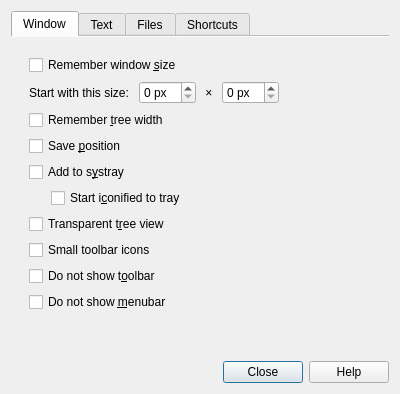
<?xml version="1.0" encoding="UTF-8"?>
<ui version="4.0">
 <class>FeatherNotes::PrefDialog</class>
 <widget class="QDialog" name="prefDialog">
  <property name="geometry">
   <rect>
    <x>0</x>
    <y>0</y>
    <width>400</width>
    <height>386</height>
   </rect>
  </property>
  <property name="windowTitle">
   <string>Preferences</string>
  </property>
  <layout class="QVBoxLayout" name="verticalLayout">
   <item>
    <widget class="QTabWidget" name="tabWidget">
     <property name="currentIndex">
      <number>0</number>
     </property>
     <property name="documentMode">
      <bool>true</bool>
     </property>
     <widget class="QWidget" name="tab">
      <attribute name="title">
       <string>Window</string>
      </attribute>
      <layout class="QVBoxLayout" name="verticalLayout_1">
       <item>
        <widget class="QFrame" name="windowBox">
         <layout class="QVBoxLayout" name="verticalLayout_2">
          <item>
           <widget class="QCheckBox" name="winSizeBox">
            <property name="toolTip">
             <string>Saves window size after closing
this dialog and also on exit.

Uncheck to set a fixed size!</string>
            </property>
            <property name="text">
             <string>Remember window &amp;size</string>
            </property>
           </widget>
          </item>
          <item>
           <layout class="QHBoxLayout" name="horizontalLayout">
            <item>
             <widget class="QLabel" name="winLabel">
              <property name="text">
               <string>Start with this size: </string>
              </property>
             </widget>
            </item>
            <item>
             <widget class="QSpinBox" name="winSpinX">
              <property name="suffix">
               <string> px</string>
              </property>
             </widget>
            </item>
            <item>
             <widget class="QLabel" name="winXLabel">
              <property name="text">
               <string notr="true"> × </string>
              </property>
             </widget>
            </item>
            <item>
             <widget class="QSpinBox" name="winSpinY">
              <property name="suffix">
               <string> px</string>
              </property>
             </widget>
            </item>
            <item>
             <spacer name="horizontalSpacer">
              <property name="orientation">
               <enum>Qt::Horizontal</enum>
              </property>
              <property name="sizeType">
               <enum>QSizePolicy::MinimumExpanding</enum>
              </property>
              <property name="sizeHint" stdset="0">
               <size>
                <width>5</width>
                <height>5</height>
               </size>
              </property>
             </spacer>
            </item>
           </layout>
          </item>
          <item>
           <widget class="QCheckBox" name="splitterSizeBox">
            <property name="toolTip">
             <string>Saves tree width after closing
this dialog and also on exit.

Uncheck for a width ratio of 170/530.</string>
            </property>
            <property name="text">
             <string>Remember &amp;tree width</string>
            </property>
           </widget>
          </item>
          <item>
           <widget class="QCheckBox" name="positionBox">
            <property name="toolTip">
             <string>Saves position after closing
this dialog and also on exit.

This may not work correctly
with some window managers.</string>
            </property>
            <property name="text">
             <string>Save &amp;position</string>
            </property>
           </widget>
          </item>
          <item>
           <widget class="QCheckBox" name="hasTrayBox">
            <property name="toolTip">
             <string>Decides whether a systray icon should be used.
If checked, the titlebar close button iconifies
the window to the systray instead of quitting.

Needs restarting of FeatherNotes to take effect.</string>
            </property>
            <property name="text">
             <string>Add to s&amp;ystray</string>
            </property>
           </widget>
          </item>
          <item>
           <layout class="QHBoxLayout" name="horizontalLayout_1">
            <item>
             <spacer name="horizontalSpacer_1">
              <property name="orientation">
               <enum>Qt::Horizontal</enum>
              </property>
              <property name="sizeType">
               <enum>QSizePolicy::Fixed</enum>
              </property>
              <property name="sizeHint" stdset="0">
               <size>
                <width>22</width>
                <height>5</height>
               </size>
              </property>
             </spacer>
            </item>
            <item>
             <widget class="QCheckBox" name="minTrayBox">
              <property name="toolTip">
               <string>The command line option --tray
can be used instead of this.</string>
              </property>
              <property name="text">
               <string>Start i&amp;conified to tray</string>
              </property>
             </widget>
            </item>
           </layout>
          </item>
          <item>
           <widget class="QCheckBox" name="transparentTree">
            <property name="toolTip">
             <string>Merge the tree view with its surroundings?</string>
            </property>
            <property name="text">
             <string>Transparent t&amp;ree view</string>
            </property>
           </widget>
          </item>
          <item>
           <widget class="QCheckBox" name="smallToolbarIcons">
            <property name="toolTip">
             <string>By default, the active widget style determines
the size of toolbar icons.</string>
            </property>
            <property name="text">
             <string>Small toolbar icons</string>
            </property>
           </widget>
          </item>
          <item>
           <widget class="QCheckBox" name="noToolbar">
            <property name="text">
             <string>Do not show t&amp;oolbar</string>
            </property>
           </widget>
          </item>
          <item>
           <widget class="QCheckBox" name="noMenubar">
            <property name="toolTip">
             <string>If the menubar is hidden,
a menu button appears on the toolbar.</string>
            </property>
            <property name="text">
             <string>Do not show &amp;menubar</string>
            </property>
           </widget>
          </item>
         </layout>
        </widget>
       </item>
       <item>
        <spacer name="verticalSpacer">
         <property name="orientation">
          <enum>Qt::Vertical</enum>
         </property>
         <property name="sizeType">
          <enum>QSizePolicy::MinimumExpanding</enum>
         </property>
         <property name="sizeHint" stdset="0">
          <size>
           <width>5</width>
           <height>1</height>
          </size>
         </property>
        </spacer>
       </item>
      </layout>
     </widget>
     <widget class="QWidget" name="tab_2">
      <attribute name="title">
       <string>Text</string>
      </attribute>
      <layout class="QVBoxLayout" name="verticalLayout_3">
       <item>
        <widget class="QFrame" name="textBox">
         <layout class="QVBoxLayout" name="verticalLayout_4">
          <item>
           <widget class="QCheckBox" name="wrapBox">
            <property name="text">
             <string>&amp;Wrap lines by default</string>
            </property>
           </widget>
          </item>
          <item>
           <widget class="QCheckBox" name="indentBox">
            <property name="text">
             <string>Auto-&amp;indent by default</string>
            </property>
           </widget>
          </item>
          <item>
           <widget class="QCheckBox" name="autoBracketBox">
            <property name="toolTip">
             <string>This covers parentheses, braces, brackets and quotes.

Needs restarting of FeatherNotes to take effect.</string>
            </property>
            <property name="text">
             <string>Auto-&amp;bracket</string>
            </property>
           </widget>
          </item>
          <item>
           <widget class="QCheckBox" name="autoReplaceBox">
            <property name="toolTip">
             <string>A triple period is replaced with an ellipsis,
a double hyphen with a long dash, etc. while
the user is typing and under proper circumstances.</string>
            </property>
            <property name="text">
             <string>&amp;Replace some characters while typing</string>
            </property>
           </widget>
          </item>
          <item>
           <layout class="QHBoxLayout" name="horizontalLayout_2">
            <item>
             <widget class="QLabel" name="dateLabel">
              <property name="toolTip">
               <string>Used for pasting the date and time.
Leave empty for the system default.

Takes effect after closing this dialog.</string>
              </property>
              <property name="text">
               <string>Date and time format:</string>
              </property>
             </widget>
            </item>
            <item>
             <widget class="QLineEdit" name="dateEdit">
              <property name="toolTip">
               <string>Used for pasting the date and time.
Leave empty for the system default.

Takes effect after closing this dialog.</string>
              </property>
              <property name="clearButtonEnabled">
               <bool>true</bool>
              </property>
             </widget>
            </item>
           </layout>
          </item>
          <item>
           <layout class="QHBoxLayout" name="horizontalLayout_3">
            <item>
             <widget class="QCheckBox" name="autoSaveBox">
              <property name="text">
               <string>&amp;Auto-save every</string>
              </property>
             </widget>
            </item>
            <item>
             <widget class="QSpinBox" name="autoSaveSpinBox">
              <property name="suffix">
               <string> minute(s)</string>
              </property>
              <property name="minimum">
               <number>1</number>
              </property>
              <property name="maximum">
               <number>60</number>
              </property>
              <property name="value">
               <number>5</number>
              </property>
             </widget>
            </item>
            <item>
             <spacer name="horizontalSpacer_2">
              <property name="orientation">
               <enum>Qt::Horizontal</enum>
              </property>
              <property name="sizeType">
               <enum>QSizePolicy::MinimumExpanding</enum>
              </property>
              <property name="sizeHint" stdset="0">
               <size>
                <width>5</width>
                <height>5</height>
               </size>
              </property>
             </spacer>
            </item>
           </layout>
          </item>
          <item>
           <widget class="QCheckBox" name="exitSaveBox">
            <property name="toolTip">
             <string>If this option is checked, the opened document will
be saved on exiting without prompt and without
showing a warning if saving is not possible.</string>
            </property>
            <property name="text">
             <string>Save opened document on exiting</string>
            </property>
           </widget>
          </item>
          <item>
           <spacer name="verticalSpacer_1">
            <property name="orientation">
             <enum>Qt::Vertical</enum>
            </property>
            <property name="sizeType">
             <enum>QSizePolicy::Fixed</enum>
            </property>
            <property name="sizeHint" stdset="0">
             <size>
              <width>5</width>
              <height>5</height>
             </size>
            </property>
           </spacer>
          </item>
          <item>
           <widget class="QGroupBox" name="dictGroupBox">
            <property name="title">
             <string>Spell Checking</string>
            </property>
            <layout class="QVBoxLayout" name="verticalLayout_5">
             <item>
              <layout class="QHBoxLayout" name="horizontalLayout_4">
               <item>
                <widget class="QLabel" name="dictLabel">
                 <property name="toolTip">
                  <string>A Hunspell dictionary has a name that ends with &quot;.dic&quot;
and should be alongside an affix file with the same
name but ending with &quot;.aff&quot;.</string>
                 </property>
                 <property name="text">
                  <string>Hunspell dictionary path:</string>
                 </property>
                </widget>
               </item>
               <item>
                <widget class="QLineEdit" name="dictEdit">
                 <property name="toolTip">
                  <string>A Hunspell dictionary has a name that ends with &quot;.dic&quot;
and should be alongside an affix file with the same
name but ending with &quot;.aff&quot;.</string>
                 </property>
                 <property name="clearButtonEnabled">
                  <bool>true</bool>
                 </property>
                </widget>
               </item>
               <item>
                <widget class="QToolButton" name="dictButton">
                 <property name="toolTip">
                  <string>Add dictionary...</string>
                 </property>
                 <property name="text">
                  <string notr="true">...</string>
                 </property>
                </widget>
               </item>
              </layout>
             </item>
            </layout>
           </widget>
          </item>
          <item>
           <spacer name="verticalSpacer_2">
            <property name="orientation">
             <enum>Qt::Vertical</enum>
            </property>
            <property name="sizeType">
             <enum>QSizePolicy::MinimumExpanding</enum>
            </property>
            <property name="sizeHint" stdset="0">
             <size>
              <width>5</width>
              <height>1</height>
             </size>
            </property>
           </spacer>
          </item>
         </layout>
        </widget>
       </item>
      </layout>
     </widget>
     <widget class="QWidget" name="tab_3">
      <attribute name="title">
       <string>Files</string>
      </attribute>
      <layout class="QVBoxLayout" name="verticalLayout_6">
       <item>
        <widget class="QFrame" name="fileBox">
         <layout class="QVBoxLayout" name="verticalLayout_7">
          <item>
           <widget class="QCheckBox" name="lastFileBox">
            <property name="text">
             <string>Start with the last opened file</string>
            </property>
           </widget>
          </item>
          <item>
           <layout class="QHBoxLayout" name="horizontalLayout_5">
            <property name="spacing">
             <number>5</number>
            </property>
            <item>
             <widget class="QLabel" name="recentLabel">
              <property name="text">
               <string>Number of recent files:</string>
              </property>
             </widget>
            </item>
            <item>
             <widget class="QSpinBox" name="recentSpin">
              <property name="maximum">
               <number>20</number>
              </property>
             </widget>
            </item>
            <item>
             <spacer name="horizontalSpacer_3">
              <property name="orientation">
               <enum>Qt::Horizontal</enum>
              </property>
              <property name="sizeType">
               <enum>QSizePolicy::MinimumExpanding</enum>
              </property>
              <property name="sizeHint" stdset="0">
               <size>
                <width>5</width>
                <height>5</height>
               </size>
              </property>
             </spacer>
            </item>
           </layout>
          </item>
          <item>
           <widget class="QCheckBox" name="recentBox">
            <property name="text">
             <string>Open recent files separately</string>
            </property>
           </widget>
          </item>
          <item>
           <widget class="QCheckBox" name="expandBox">
            <property name="toolTip">
             <string>By default, all nodes are expanded on opening a document.</string>
            </property>
            <property name="text">
             <string>Remember expanded states of nodes</string>
            </property>
           </widget>
          </item>
          <item>
           <spacer name="verticalSpacer_3">
            <property name="orientation">
             <enum>Qt::Vertical</enum>
            </property>
            <property name="sizeHint" stdset="0">
             <size>
              <width>5</width>
              <height>1</height>
             </size>
            </property>
           </spacer>
          </item>
         </layout>
        </widget>
       </item>
      </layout>
     </widget>
     <widget class="QWidget" name="tab_4">
      <attribute name="title">
       <string>Shortcuts</string>
      </attribute>
      <layout class="QGridLayout" name="gridLayout_3">
       <item row="0" column="0">
        <widget class="QTableWidget" name="tableWidget">
         <property name="editTriggers">
          <set>QAbstractItemView::DoubleClicked|QAbstractItemView::EditKeyPressed|QAbstractItemView::SelectedClicked</set>
         </property>
         <property name="alternatingRowColors">
          <bool>true</bool>
         </property>
         <property name="selectionMode">
          <enum>QAbstractItemView::SingleSelection</enum>
         </property>
         <attribute name="verticalHeaderVisible">
          <bool>false</bool>
         </attribute>
         <column>
          <property name="text">
           <string>Action</string>
          </property>
         </column>
         <column>
          <property name="text">
           <string>Shortcut</string>
          </property>
         </column>
        </widget>
       </item>
       <item row="1" column="0" alignment="Qt::AlignRight">
        <widget class="QPushButton" name="defaultButton">
         <property name="text">
          <string>Default</string>
         </property>
         <property name="autoDefault">
          <bool>false</bool>
         </property>
        </widget>
       </item>
      </layout>
     </widget>
    </widget>
   </item>
   <item>
    <widget class="QLabel" name="promptLabel">
     <property name="text">
      <string/>
     </property>
     <property name="alignment">
      <set>Qt::AlignCenter</set>
     </property>
     <property name="textInteractionFlags">
      <set>Qt::NoTextInteraction</set>
     </property>
    </widget>
   </item>
   <item>
    <widget class="QDialogButtonBox" name="buttonBox">
     <property name="orientation">
      <enum>Qt::Horizontal</enum>
     </property>
     <property name="standardButtons">
      <set>QDialogButtonBox::Close|QDialogButtonBox::Help</set>
     </property>
    </widget>
   </item>
  </layout>
 </widget>
 <resources/>
 <connections/>
</ui>
